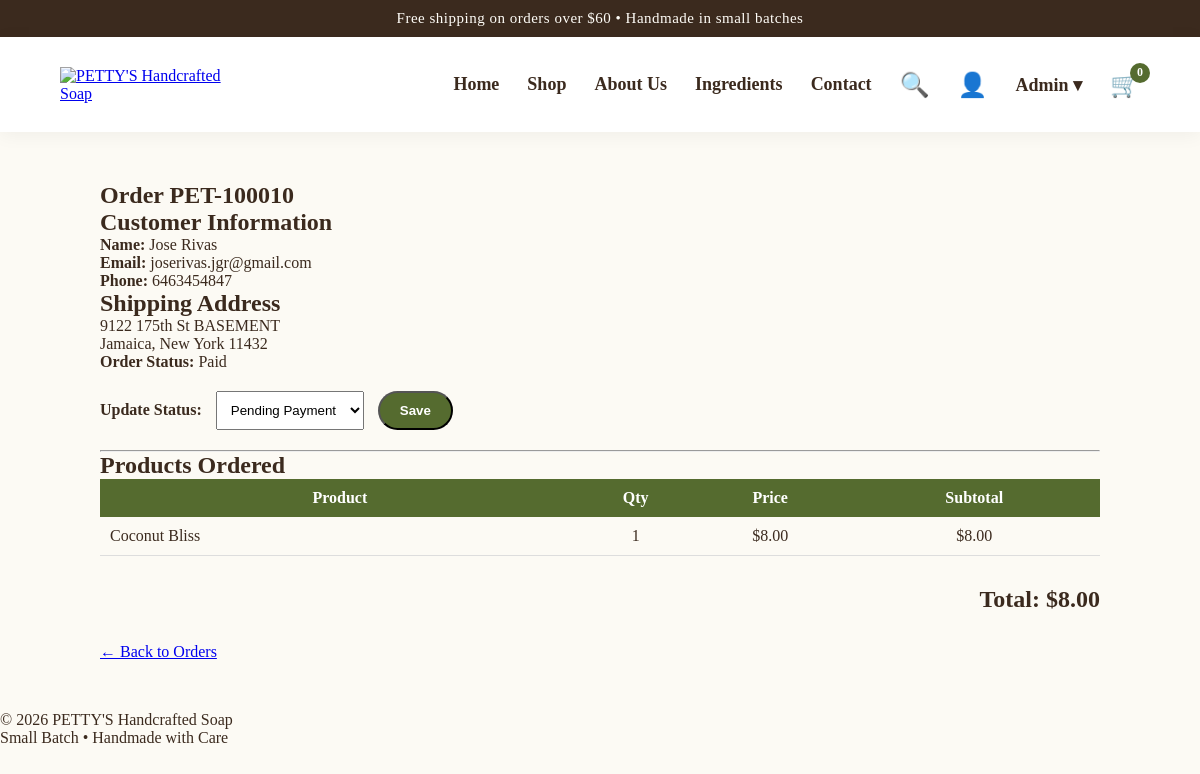
The page /admin/orders/10 (signed in) on the database its author committed.
### tables this page shows
CREATE TABLE orders (
    id INTEGER PRIMARY KEY AUTOINCREMENT,
    order_number TEXT UNIQUE,
    first_name TEXT,
    last_name TEXT,
    email TEXT,
    phone TEXT,
    address TEXT,
    city TEXT,
    state TEXT,
    zip_code TEXT,
    notes TEXT,
    total REAL,
    status TEXT DEFAULT 'Pending Payment',
    created_at TIMESTAMP DEFAULT CURRENT_TIMESTAMP
);

CREATE TABLE order_items (
    id INTEGER PRIMARY KEY AUTOINCREMENT,
    order_id INTEGER,
    product_name TEXT,
    product_slug TEXT,
    quantity INTEGER,
    price REAL,
    subtotal REAL,
    FOREIGN KEY(order_id) REFERENCES orders(id)
);

### app.py (the view)
@app.route("/admin/orders/<int:order_id>")
@login_required
def admin_order_detail(order_id):
    conn = sqlite3.connect("pettys.db")
    conn.row_factory = sqlite3.Row
    cursor = conn.cursor()
    cursor.execute("SELECT * FROM orders WHERE id = ?", (order_id,))
    order = cursor.fetchone()
    cursor.execute("SELECT * FROM order_items WHERE order_id = ?", (order_id,))
    items = cursor.fetchall()
    conn.close()
    return render_template("admin_order_detail.html", order=order, items=items)

### app.py (called while the page is built)
@login_manager.user_loader
def load_user(user_id):
    conn = sqlite3.connect("pettys.db")
    conn.row_factory = sqlite3.Row
    cursor = conn.cursor()
    cursor.execute("SELECT id, username FROM admin_users WHERE id = ?", (user_id,))
    user = cursor.fetchone()
    conn.close()
    if user:
        return AdminUser(user["id"], user["username"])
    return None

### templates/admin_order_detail.html (shortened to what this page needs)
{% extends "base.html" %}
{% block content %}
<section style="max-width:1000px;margin:50px auto;">
    <h1>Order {{ order.order_number }}</h1>
    <h2>Customer Information</h2>
    <p><strong>Name:</strong> {{ order.first_name }} {{ order.last_name }}</p>
    <p><strong>Email:</strong> {{ order.email }}</p>
    <p><strong>Phone:</strong> {{ order.phone }}</p>
    <h2>Shipping Address</h2>
    <p>{{ order.address }}</p>
    <p>{{ order.city }}, {{ order.state }} {{ order.zip_code }}</p>
    <p><strong>Order Status:</strong> {{ order.status }}</p>
<form method="POST" action="/admin/orders/{{ order.id }}/status" style="margin:20px 0;">
    <label><strong>Update Status:</strong></label>
    <select name="status" style="padding:10px;margin-left:10px;">
        <option value="Pending Payment">Pending Payment</option>
    </select>
    <button type="submit" class="hero-final-btn" style="padding:10px 20px;margin-left:10px;">
        Save
    </button>
</form>
    <hr>
    <h2>Products Ordered</h2>
    <table style="width:100%;border-collapse:collapse;">
        <thead>
            <tr style="background:#556B2F;color:white;">
                <th style="padding:10px;">Product</th>
                <th>Qty</th>
                <th>Price</th>
                <th>Subtotal</th>
            </tr>
        </thead>
        <tbody>
        {% for item in items %}
        <tr style="border-bottom:1px solid #ddd;">
            <td style="padding:10px;">{{ item.product_name }}</td>
            <td align="center">{{ item.quantity }}</td>
            <td align="center">${{ "%.2f"|format(item.price) }}</td>
            <td align="center">${{ "%.2f"|format(item.subtotal) }}</td>
        </tr>
        {% endfor %}
        </tbody>
    </table>
    <h2 style="text-align:right;margin-top:30px;">
        Total: ${{ "%.2f"|format(order.total) }}
    </h2>
    <p style="margin-top:30px;">
        <a href="/admin/orders">← Back to Orders</a>
    </p>
</section>
{% endblock %}

### static/css/style.css (style rules this page uses)
* { margin:0; padding:0; box-sizing:border-box; }
body { font-family:Georgia, serif; background:#fffdf8; color:#2b2118; }
body { overflow-x: hidden; }

### static/css/homepage_v1.css (style rules this page uses)
body { margin:0; background:#FCFAF4; font-family:Georgia, serif; color:#3B2A1E; }
.hero-final-btn { display:inline-block; background:#556B2F; color:white; text-decoration:none; padding:16px 38px; border-radius:30px; font-weight:bold; transition:.3s; }

### rows shown on the page
orders: order_number "PET-100010", first_name "Jose", last_name "Rivas", email "joserivas.jgr@gmail.com", phone "6463454847", address "9122 175th St BASEMENT", city "Jamaica", state "New York", zip_code "11432", status "Paid", total "8.00"
order_items: product_name "Coconut Bliss", quantity "1", price "8.00", subtotal "8.00"

### other values the page prints
{{ session.get('cart', {})|length }} "0"
